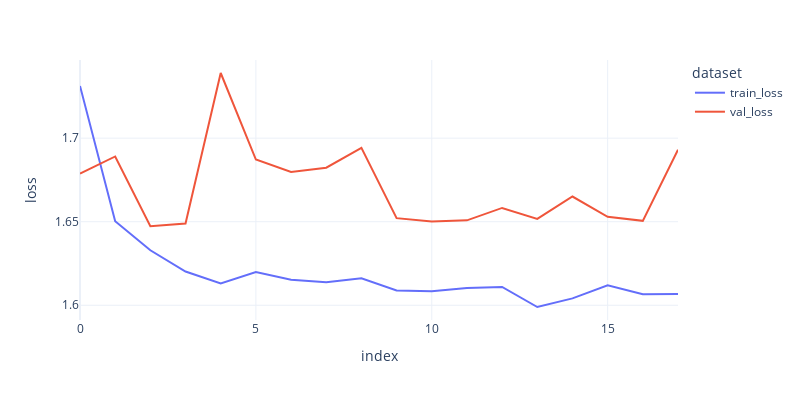

The notebook cell this image was saved under:
### Code cell
params = {
    'n_nodes': 32,
    'n_layers': 2,
    'dropout': 0.4, 
    'output_bias': False, 
    'epochs': 512, 
    'batch_size': 16
}

logs_df, model, score = train_deep_surv(
    train, val, test, CoxPH, out_features = 1, tolerance=10, 
    print_lr=True, print_logs=True, verbose = True,
    **params
)

print('score', score)

### Figure 1 — Plotly figure (JSON) as saved in the notebook; plotly's stock layout.template omitted (floating-point values rounded to 4 significant figures)
{"data": [{"hovertemplate": "dataset=train_loss<br>index=%{x}<br>loss=%{y}<extra></extra>", "legendgroup": "train_loss", "line": {"color": "#636efa", "dash": "solid"}, "mode": "lines", "name": "train_loss", "orientation": "v", "showlegend": true, "type": "scatter", "x": [0, 1, 2, 3, 4, 5, 6, 7, 8, 9, 10, 11, 12, 13, 14, 15, 16, 17], "xaxis": "x", "y": [1.731, 1.65, 1.633, 1.62, 1.613, 1.62, 1.615, 1.614, 1.616, 1.609, 1.608, 1.61, 1.611, 1.599, 1.604, 1.612, 1.607, 1.607], "yaxis": "y"}, {"hovertemplate": "dataset=val_loss<br>index=%{x}<br>loss=%{y}<extra></extra>", "legendgroup": "val_loss", "line": {"color": "#EF553B", "dash": "solid"}, "mode": "lines", "name": "val_loss", "orientation": "v", "showlegend": true, "type": "scatter", "x": [0, 1, 2, 3, 4, 5, 6, 7, 8, 9, 10, 11, 12, 13, 14, 15, 16, 17], "xaxis": "x", "y": [1.679, 1.689, 1.647, 1.649, 1.739, 1.687, 1.68, 1.682, 1.694, 1.652, 1.65, 1.651, 1.658, 1.652, 1.665, 1.653, 1.651, 1.693], "yaxis": "y"}], "layout": {"height": 400, "legend": {"title": {"text": "dataset"}, "tracegroupgap": 0}, "margin": {"t": 60}, "width": 800, "xaxis": {"anchor": "y", "domain": [0, 1], "title": {"text": "index"}}, "yaxis": {"anchor": "x", "domain": [0, 1], "title": {"text": "loss"}}}}
